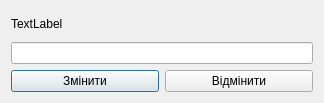
<?xml version="1.0" encoding="UTF-8"?>
<ui version="4.0">
 <class>insert_text</class>
 <widget class="QDialog" name="insert_text">
  <property name="geometry">
   <rect>
    <x>0</x>
    <y>0</y>
    <width>324</width>
    <height>103</height>
   </rect>
  </property>
  <property name="minimumSize">
   <size>
    <width>324</width>
    <height>103</height>
   </size>
  </property>
  <property name="maximumSize">
   <size>
    <width>324</width>
    <height>103</height>
   </size>
  </property>
  <property name="windowTitle">
   <string>Nonogram Admin</string>
  </property>
  <layout class="QGridLayout" name="gridLayout">
   <item row="0" column="0">
    <widget class="QLabel" name="label">
     <property name="text">
      <string>TextLabel</string>
     </property>
    </widget>
   </item>
   <item row="1" column="0">
    <widget class="QLineEdit" name="lineEdit"/>
   </item>
   <item row="2" column="0">
    <layout class="QHBoxLayout" name="horizontalLayout">
     <item>
      <widget class="QPushButton" name="ok">
       <property name="text">
        <string>Змінити</string>
       </property>
      </widget>
     </item>
     <item>
      <widget class="QPushButton" name="cancel">
       <property name="text">
        <string>Відмінити</string>
       </property>
      </widget>
     </item>
    </layout>
   </item>
  </layout>
 </widget>
 <resources/>
 <connections/>
</ui>
